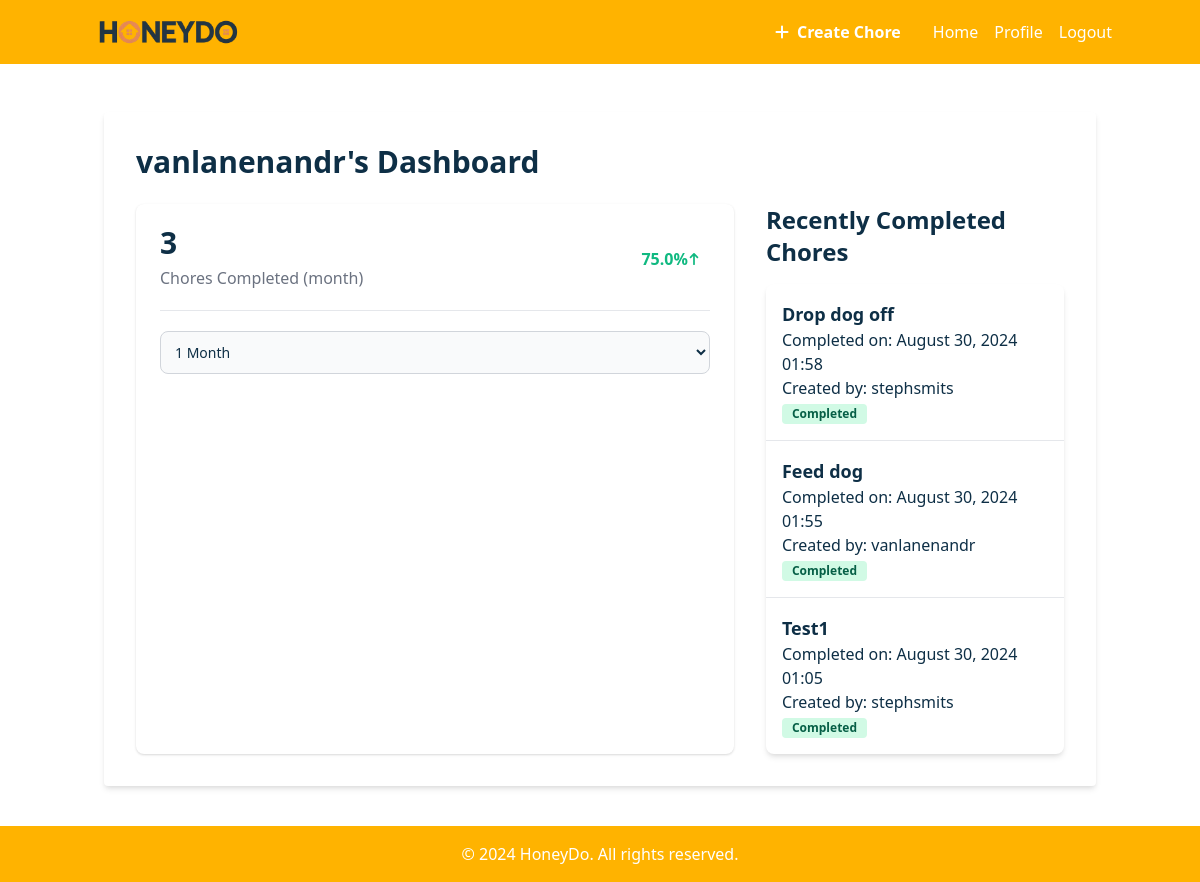
/profile/ (signed in), run on the app's committed database.
### App/models.py (models this page shows, shortened)
class Chore(models.Model):
    PRIORITY_CHOICES = [
        (1, 'Low'),
        (2, 'Medium'),
        (3, 'High'),
    ]
    STATUS_CHOICES = [
        ('pending', 'Pending'),
        ('in_progress', 'In Progress'),
        ('completed', 'Completed'),
    ]
    title = models.CharField(max_length=200)
    description = models.TextField(blank=True)
    created_by = models.ForeignKey(User, on_delete=models.CASCADE, related_name='created_chores')
    assigned_to = models.ManyToManyField(User, related_name='assigned_chores')
    created_at = models.DateTimeField(auto_now_add=True)
    updated_at = models.DateTimeField(auto_now=True)  # Add this line
    due_date = models.DateTimeField(null=True, blank=True)
    priority = models.IntegerField(choices=PRIORITY_CHOICES, default=2)
    status = models.CharField(max_length=20, choices=STATUS_CHOICES, default='pending')
    points = models.IntegerField(default=1)
    completed_at = models.DateTimeField(null=True, blank=True)

### App/views.py (the view)
# urls.py: path('profile/', views.profile, name='profile'),
@login_required
def profile(request):
    user_profile, created = UserProfile.objects.get_or_create(user=request.user)
    time_frame = request.GET.get('time_frame', 'month')
    if time_frame == 'week':
        days_ago = 7
        trunc_func = TruncDate('completed_at')
    elif time_frame == 'month':
        days_ago = 30
        trunc_func = TruncDate('completed_at')
    elif time_frame == '3months':
        days_ago = 90
        trunc_func = TruncWeek('completed_at')
    elif time_frame == 'year':
        days_ago = 365
        trunc_func = TruncMonth('completed_at')
    else:
        days_ago = 30
        trunc_func = TruncDate('completed_at')
    start_date = timezone.now() - timezone.timedelta(days=days_ago)
    completed_chores = Chore.objects.filter(
        assigned_to=request.user,
        status='completed',
        completed_at__gte=start_date
    ).order_by('-completed_at')
    total_completed_chores = completed_chores.count()
    completion_data = completed_chores.annotate(
        date=trunc_func
    ).values('date').annotate(count=Count('id')).order_by('date')
    filled_completion_data = []
    current_date = start_date
    end_date = timezone.now()
    while current_date <= end_date:
        date_key = current_date.strftime("%Y-%m-%d")
        count = next((item['count'] for item in completion_data if item['date'].strftime("%Y-%m-%d") == date_key), 0)
        filled_completion_data.append({'date': date_key, 'count': count})
        if time_frame == 'year':
            current_date += timezone.timedelta(days=32)
            current_date = current_date.replace(day=1)
        elif time_frame == '3months':
            current_date += timezone.timedelta(weeks=1)
        else:
            current_date += timezone.timedelta(days=1)
    total_chores = Chore.objects.filter(assigned_to=request.user, created_at__gte=start_date).count()
    completion_rate = round((total_completed_chores / total_chores) * 100, 1) if total_chores > 0 else 0
    context = {
        'profile': user_profile,
        'completed_chores': completed_chores[:5],  # Show only the 5 most recent
        'completion_data': json.dumps(filled_completion_data),
        'completion_rate': completion_rate,
        'time_frame': time_frame,
        'total_completed_chores': total_completed_chores
    }
    if request.htmx:
        return render(request, 'partials/chore_chart.html', context)
    return render(request, 'profile.html', context)

### App/templates/profile.html (shortened to what this page needs)
{% extends 'base.html' %}
{% block content %}
<div class="max-w-6xl mx-auto bg-white p-8 rounded shadow-md">
    <h1 class="text-3xl font-bold mb-6">{{ request.user.username }}'s Dashboard</h1>
    <div class="flex flex-col md:flex-row gap-8">
        <div class="w-full md:w-2/3 bg-white rounded-lg shadow dark:bg-gray-800 p-4 md:p-6">
            <div class="flex justify-between mb-5">
                <div>
                    <h5 class="leading-none text-3xl font-bold text-gray-900 dark:text-white pb-2">{{ total_completed_chores }}</h5>
                    <p class="text-base font-normal text-gray-500 dark:text-gray-400">Chores Completed ({{ time_frame }})</p>
                </div>
                <div class="flex items-center px-2.5 py-0.5 text-base font-semibold text-green-500 dark:text-green-500 text-center">
                    {{ completion_rate }}%
                    <svg class="w-3 h-3 ms-1" aria-hidden="true" xmlns="http://www.w3.org/2000/svg" fill="none" viewBox="0 0 10 14">
                        <path stroke="currentColor" stroke-linecap="round" stroke-linejoin="round" stroke-width="2" d="M5 13V1m0 0L1 5m4-4 4 4"/>
                    </svg>
                </div>
            </div>
            <div class="grid grid-cols-1 items-center border-gray-200 border-t dark:border-gray-700 justify-between">
                <div class="flex justify-between items-center pt-5">
                    <select id="time-filter"
                            hx-get="{% url 'profile' %}"
                            hx-target="#chart-container"
                            hx-trigger="change"
                            hx-indicator="#loading"
                            name="time_frame"
                            class="bg-gray-50 border border-gray-300 text-gray-900 text-sm rounded-lg focus:ring-blue-500 focus:border-blue-500 block w-full p-2.5 dark:bg-gray-700 dark:border-gray-600 dark:placeholder-gray-400 dark:text-white dark:focus:ring-blue-500 dark:focus:border-blue-500">
                        <option value="month" {% if time_frame == 'month' %}selected{% endif %}>1 Month</option>
                    </select>
                </div>
            </div>
        </div>
        <div class="w-full md:w-1/3">
            <h2 class="text-2xl font-semibold mb-4">Recently Completed Chores</h2>
            <ul class="bg-white shadow-md rounded-lg divide-y divide-gray-200">
                {% for chore in completed_chores %}
                    <li class="p-4">
                        <h3 class="text-lg font-semibold">{{ chore.title }}</h3>
                        <p class="text-gray-600">Completed on: {{ chore.completed_at|date:"F d, Y H:i" }}</p>
                        <p class="text-gray-600">Created by: {{ chore.created_by.username }}</p>
                        <span class="inline-block bg-green-100 text-green-800 text-xs font-semibold px-2.5 py-0.5 rounded">
                            Completed
                        </span>
                    </li>
                {% empty %}
                    <li class="p-4 text-gray-500">No completed chores yet.</li>
                {% endfor %}
            </ul>
        </div>
    </div>
</div>
{% endblock %}

### App/static/css/custom.css (style rules this page uses)
:root { --honey-light: #FFF8E1; --honey-medium: #FFE082; --honey-dark: #FFB300; --honey-accent: #FFA000; --text-dark: #0e2f46; --input-bg: #f3f4f6; }
.text-navy { color: var(--text-dark); }
.text-gray-600, .text-gray-700, .text-gray-800, .text-gray-900 { color: var(--text-dark); }
html, body { height: 100%; overflow: hidden; }
body { display: flex; flex-direction: column; }

### data on the page
Chore: title "Drop dog off", completed_at "August 30, 2024 01:58", created_by.username "stephsmits"
Chore: title "Feed dog", completed_at "August 30, 2024 01:55", created_by.username "vanlanenandr"
Chore: title "Test1", completed_at "August 30, 2024 01:05", created_by.username "stephsmits"

### other printed values
{{ request.user.username }} "vanlanenandr"
{{ total_completed_chores }} "3"
{{ time_frame }} "month"
{{ completion_rate }} "75.0"
